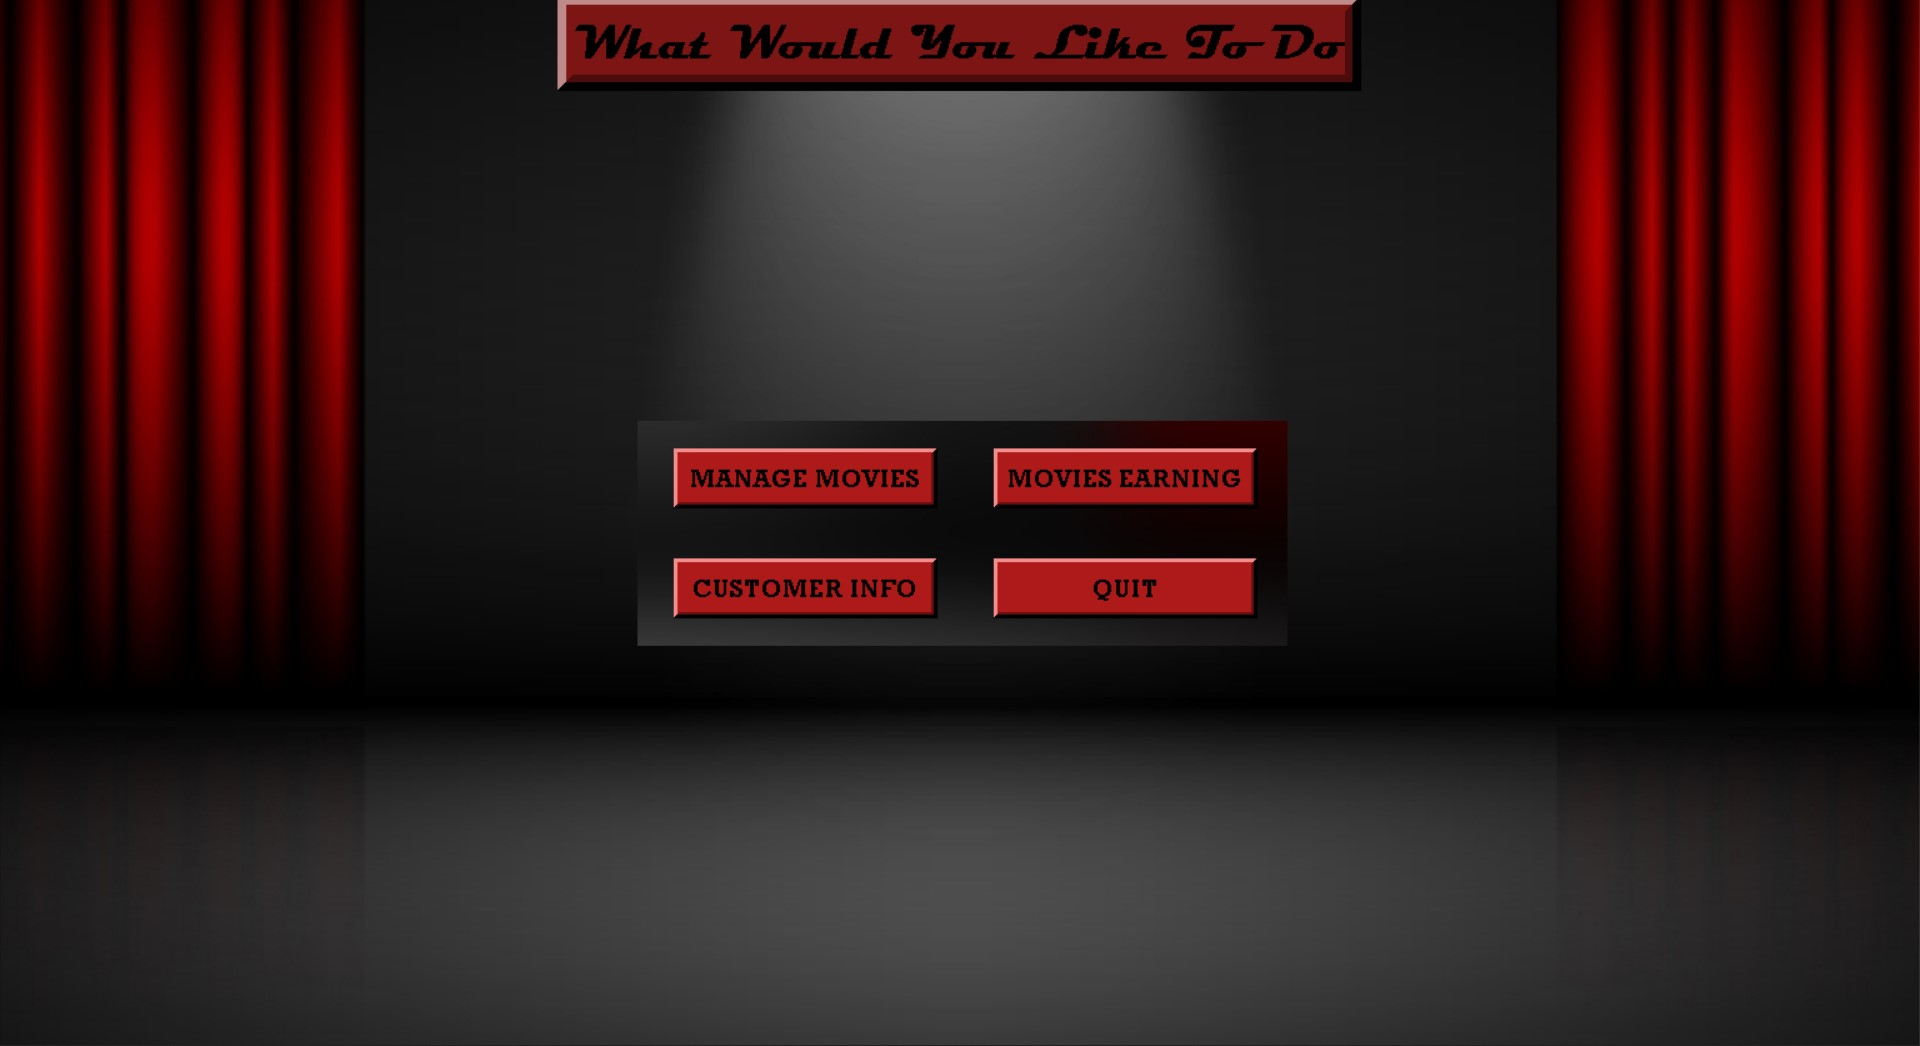

Here is the Python script that generated this plot:
from cProfile import label
from email import message
from email.mime import image
from re import U
from struct import pack
from sys import maxsize
from tkinter import *
from tkinter import messagebox
from turtle import bgcolor, dot, title, width
import tkinter.font as TkFont
import cx_Oracle
from PIL import Image,ImageTk

class man_choice:
    def __init__(self,winmanager):
        self.winmanager=winmanager
        self.winmanager.title('MANAGER CHOICE PAGE')
        self.winmanager.geometry('1600x1204+0+0')

        self.login_image=ImageTk.PhotoImage(Image.open('1.jpg'))
        login_label=Label(self.winmanager,image=self.login_image)
        login_label.place(x=0,y=0,relwidth=1,relheight=1)

        title_frame=Frame(self.winmanager)
        title_frame.pack()
        registration_text=Label(title_frame,text='What Would You Like To Do',font=("rockwell",30,"bold"),bd=5,borderwidth=13,bg='#7d1515',relief=RAISED)
        registration_text.pack()


        login_frame=Frame(self.winmanager,bd=10,borderwidth=7,relief=RAISED)
        login_frame.place(x=510,y=340,width=520,height=180)
        self.login_frame_img=ImageTk.PhotoImage(Image.open('Blur.jpg'))
        login_frame_label=Label(login_frame,image=self.login_frame_img)
        login_frame_label.place(anchor='center')

        movies_page=Button(login_frame,text='MANAGE MOVIES',border=5,borderwidth=5,width=15,bg='#ad1a1a',font=("rockwell",15,"bold"),command=self.movies)
        movies_page.grid(row=0,column=0,pady=15,padx=10)

        movies_earning_page=Button(login_frame,text='MOVIES EARNING',border=5,borderwidth=5,width=15,bg='#ad1a1a',font=("rockwell",15,"bold"),command=self.earning)
        movies_earning_page.grid(row=0,column=1,pady=10,padx=15)

        customer_info_page=Button(login_frame,text='CUSTOMER INFO',border=5,borderwidth=5,width=15,bg='#ad1a1a',font=("rockwell",15,"bold"),command=self.custinfo)
        customer_info_page.grid(row=1,column=0,pady=25,padx=22)

        quit=Button(login_frame,text='QUIT',border=5,borderwidth=5,width=15,bg='#ad1a1a',font=("rockwell",15,"bold"),command=self.quit)
        quit.grid(row=1,column=1,pady=22,padx=23)

    def movies(self):
        from manager_page import manage
        root0=Toplevel()
        ob1=manage(root0)
        root0.mainloop()

    def custinfo(self):
        from customer_info import cust_info
        root0=Toplevel()
        ob1=cust_info(root0)
        root0.mainloop()

    def earning(self):
        from movie_earning import m_earning
        root0=Toplevel()
        ob1=m_earning(root0)
        root0.mainloop()

    def quit(self):
        self.winmanager.destroy()



# root0=Toplevel()
# ob=man_choice(root0)
# root0.mainloop()

if __name__ =="main":    
    winearning=Tk()
    ob=man_choice(winearning)
    winearning.mainloop()        
